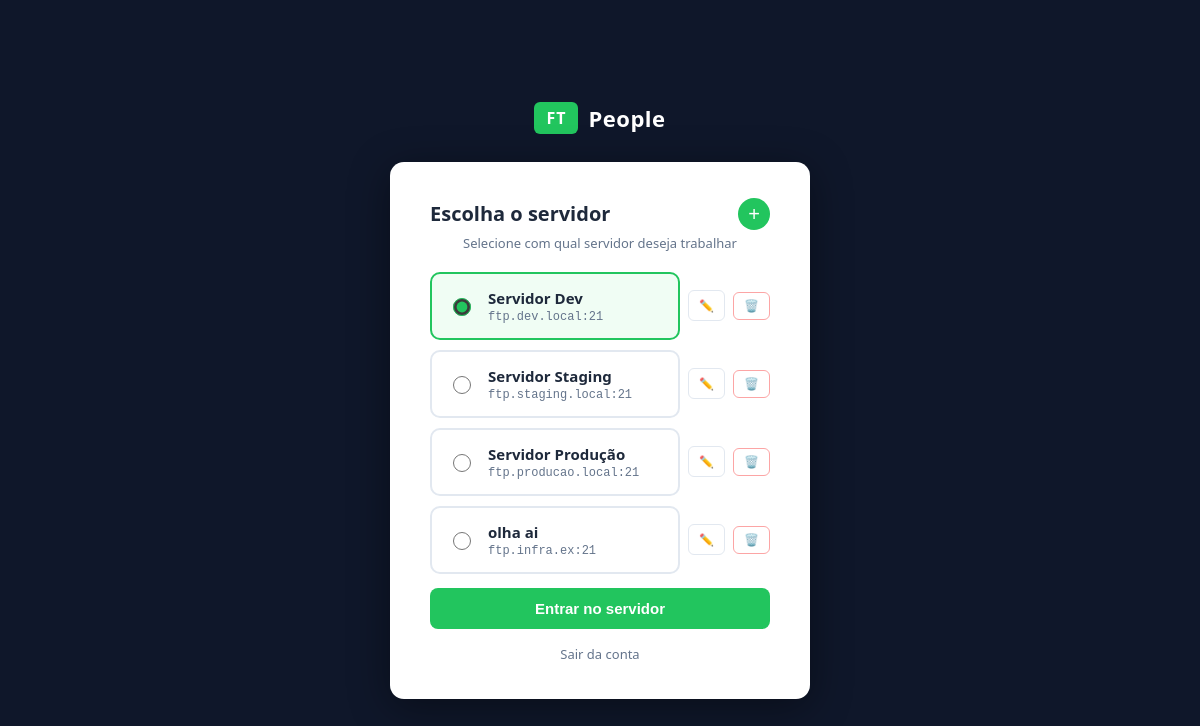
Page /servers/escolher (signed in) on the earlier database version.
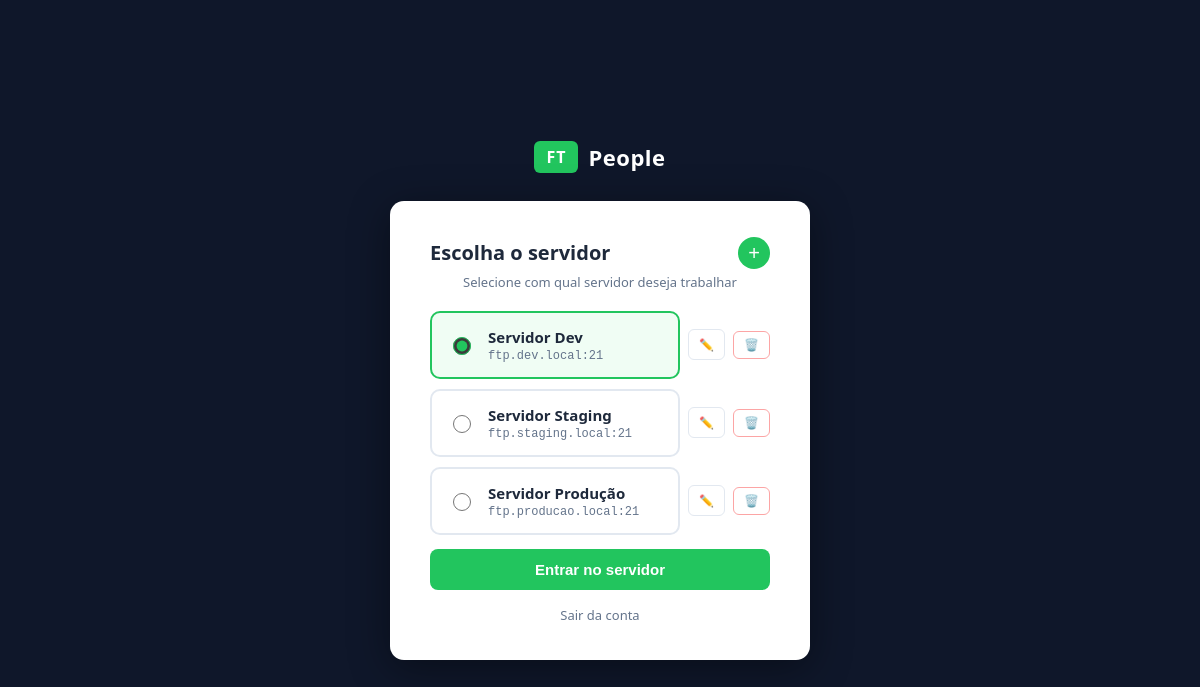
Same page on the later database version.
### app/models/server.py (models this page shows)
class Server(db.Model):
    id = db.Column(db.Integer, primary_key=True)
    name = db.Column(db.String(100), nullable=False)
    host = db.Column(db.String(200), nullable=False)
    port = db.Column(db.Integer, default=21)
    username = db.Column(db.String(100), nullable=False)
    password = db.Column(db.String(200), nullable=False)
    is_active = db.Column(db.Boolean, default=False)

### app/routes/server_routes.py (the view)
@server_bp.route('/escolher', methods=['GET', 'POST'])
def choose_server():
    if 'user_id' not in session:
        return redirect(url_for('auth.login_form'))
    servers = Server.query.all()
    if request.method == 'POST':
        server_id = request.form.get('server_id')
        server = Server.query.filter_by(id=server_id).first_or_404()
        session['server_id'] = server.id
        session['server_name'] = server.name
        return redirect(url_for('upload.index'))
    return render_template('server_select.html', servers=servers)

### app/templates/server_select.html (shortened to what this page needs)
<!DOCTYPE html>
<html lang="pt-BR">
<head>
  <link rel="stylesheet" href="{{ url_for('static', filename='css/style.css') }}">
</head>
<body class="ft-auth-body">
  <a href="#" class="ft-auth-logo">
    <span class="ft-brand-badge">FT</span>
    <span class="ft-brand-name" style="color: #fff;">People</span>
  </a>
  <div class="ft-auth-card" style="max-width: 420px;">
    <div style="display: flex; align-items: center; justify-content: space-between; margin-bottom: 4px;">
      <h2 class="ft-auth-title" style="margin: 0;">Escolha o servidor</h2>
      <button class="btn-add-server" title="Criar servidor" onclick="openModal()">+</button>
    </div>
    <p style="text-align: center; font-size: 13px; color: var(--text-muted); margin: 0 0 20px;">
      Selecione com qual servidor deseja trabalhar
    </p>
    {% if servers %}
      <form method="POST" action="{{ url_for('server.choose_server') }}">
        {% for s in servers %}
          <div style="display: flex; align-items: center; gap: 8px;">
            <label class="server-option" style="flex: 1; margin-bottom: 0;">
              <input type="radio" name="server_id" value="{{ s.id }}"
                {% if loop.first %}checked{% endif %}>
              <div class="server-option-info">
                <p class="server-option-name">{{ s.name }}</p>
                <p class="server-option-host">{{ s.host }}:{{ s.port }}</p>
              </div>
            </label>
            <a href="{{ url_for('server.edit_server', server_id=s.id) }}"
               style="padding: 6px 10px; font-size: 12px; border: 1px solid var(--border); border-radius: 6px; color: var(--text-muted); text-decoration: none; white-space: nowrap;"
               title="Editar">✏️</a>
            <form method="POST" action="{{ url_for('server.delete_server', server_id=s.id) }}" style="margin: 0;"
                  onsubmit="return confirm('Remover o servidor {{ s.name }}?')">
              <button type="submit"
                      style="padding: 6px 10px; font-size: 12px; border: 1px solid #fca5a5; border-radius: 6px; background: none; color: #ef4444; cursor: pointer; white-space: nowrap;"
                      title="Remover">🗑️</button>
            </form>
          </div>
        {% endfor %}
        <button type="submit" class="ft-auth-btn" style="margin-top: 14px;">
          Entrar no servidor
        </button>
      </form>
    {% else %}
      <p style="text-align: center; color: var(--text-muted); font-size: 14px; margin-bottom: 20px;">
        Nenhum servidor cadastrado.
      </p>
    {% endif %}
    <a href="{{ url_for('auth.logout') }}"
       style="display: block; text-align: center; margin-top: 16px; font-size: 13px; color: #64748b; text-decoration: none;">
      Sair da conta
    </a>
  </div>
</body>
</html>

### app/static/css/style.css (style rules this page uses)
:root { --primary: #0f172a; --accent: #22c55e; --accent-hover: #16a34a; --danger: #ef4444; --warning: #f59e0b; --bg: #f1f5f9; --card-bg: #ffffff; --text: #1e293b; --text-muted: #64748b; --border: #e2e8f0; --header-height: 64px; }
* { box-sizing: border-box; }
body { margin: 0; padding: 0; font-family: 'Segoe UI', Arial, sans-serif; background: var(--bg); color: var(--text); min-height: 100vh; }
.ft-brand-badge { background: var(--accent); color: #fff; font-weight: 800; font-size: 14px; letter-spacing: 1px; padding: 4px 10px; border-radius: 6px; }
.ft-brand-name { color: #ffffff; font-size: 18px; font-weight: 700; letter-spacing: 0.5px; }
.ft-auth-body { background: var(--primary); min-height: 100vh; display: flex; flex-direction: column; align-items: center; justify-content: center; padding: 24px; }
.ft-auth-logo { display: flex; align-items: center; gap: 10px; margin-bottom: 28px; text-decoration: none; }
.ft-auth-logo .ft-brand-badge { font-size: 16px; padding: 5px 12px; }
.ft-auth-logo .ft-brand-name { font-size: 22px; }
.ft-auth-card { background: #fff; border-radius: 14px; padding: 36px 40px; width: 100%; max-width: 380px; box-shadow: 0 8px 40px rgba(0,0,0,0.4); }
.ft-auth-title { font-size: 20px; font-weight: 700; color: var(--text); margin: 0 0 24px; text-align: center; }
.ft-auth-btn { width: 100%; padding: 12px; background: var(--accent); color: #fff; border: none; border-radius: 8px; font-size: 15px; font-weight: 700; cursor: pointer; transition: background 0.15s, transform 0.1s; margin-top: 4px; }

### app/templates/server_select.html (style rules this page uses)
.server-option { display: flex; align-items: center; gap: 14px; padding: 14px 16px; border: 2px solid var(--border); border-radius: 10px; margin-bottom: 10px; cursor: pointer; transition: border-color 0.15s, background 0.15s; }
.server-option input[type="radio"] { accent-color: var(--accent); width: 18px; height: 18px; cursor: pointer; flex-shrink: 0; }
.server-option input[type="radio"]:checked + .server-option-info { color: var(--accent); }
.server-option:has(input:checked) { border-color: var(--accent); background: #f0fdf4; }
.server-option-name { font-size: 15px; font-weight: 700; color: var(--text); margin: 0 0 2px; }
.server-option-host { font-size: 12px; color: var(--text-muted); font-family: monospace; margin: 0; }
.btn-add-server { width: 32px; height: 32px; border-radius: 50%; background: var(--accent); color: #fff; border: none; font-size: 20px; line-height: 1; cursor: pointer; display: flex; align-items: center; justify-content: center; transition: background 0.15s, transform 0.1s; flex-shrink: 0; }

Differences in the rows shown:
removed Server: server_id "☐ olha ai ftp.infra.ex:21", name "olha ai", host "ftp.infra.ex", port "21"
